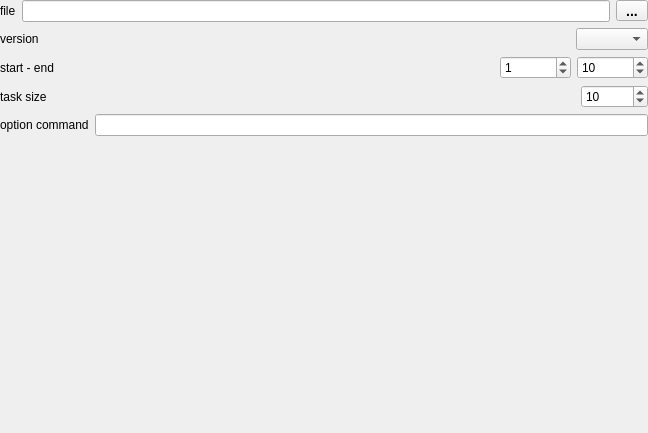
<?xml version="1.0" encoding="UTF-8"?>
<ui version="4.0">
 <class>TaskRedshiftWidget</class>
 <widget class="QWidget" name="TaskRedshiftWidget">
  <property name="geometry">
   <rect>
    <x>0</x>
    <y>0</y>
    <width>648</width>
    <height>433</height>
   </rect>
  </property>
  <property name="acceptDrops">
   <bool>true</bool>
  </property>
  <property name="windowTitle">
   <string>spool Redshift</string>
  </property>
  <layout class="QVBoxLayout" name="verticalLayout">
   <property name="leftMargin">
    <number>0</number>
   </property>
   <property name="topMargin">
    <number>0</number>
   </property>
   <property name="rightMargin">
    <number>0</number>
   </property>
   <property name="bottomMargin">
    <number>0</number>
   </property>
   <item>
    <layout class="QHBoxLayout" name="horizontalLayout_5">
     <item>
      <widget class="QLabel" name="label_3">
       <property name="text">
        <string>file</string>
       </property>
      </widget>
     </item>
     <item>
      <widget class="QLineEdit" name="lineEditFileName"/>
     </item>
     <item>
      <widget class="QPushButton" name="pushButtonFileNameRef">
       <property name="styleSheet">
        <string notr="true">QPushButton {
padding: 3px;
font: bold 14px;
padding-left: 5px;
padding-right: 5px;
min-width: 20px;
max-width: 20px;
min-height: 13px;
max-height: 13px;
}</string>
       </property>
       <property name="text">
        <string>...</string>
       </property>
      </widget>
     </item>
    </layout>
   </item>
   <item>
    <layout class="QHBoxLayout" name="horizontalLayout_10">
     <item>
      <widget class="QLabel" name="label_9">
       <property name="text">
        <string>version</string>
       </property>
      </widget>
     </item>
     <item>
      <spacer name="horizontalSpacer_7">
       <property name="orientation">
        <enum>Qt::Horizontal</enum>
       </property>
       <property name="sizeHint" stdset="0">
        <size>
         <width>40</width>
         <height>20</height>
        </size>
       </property>
      </spacer>
     </item>
     <item>
      <widget class="QComboBox" name="comboBoxVersion">
       <property name="enabled">
        <bool>true</bool>
       </property>
       <property name="editable">
        <bool>false</bool>
       </property>
       <property name="currentIndex">
        <number>-1</number>
       </property>
      </widget>
     </item>
    </layout>
   </item>
   <item>
    <layout class="QHBoxLayout" name="horizontalLayout">
     <item>
      <widget class="QLabel" name="label">
       <property name="text">
        <string>start - end</string>
       </property>
      </widget>
     </item>
     <item>
      <spacer name="horizontalSpacer">
       <property name="orientation">
        <enum>Qt::Horizontal</enum>
       </property>
       <property name="sizeHint" stdset="0">
        <size>
         <width>40</width>
         <height>20</height>
        </size>
       </property>
      </spacer>
     </item>
     <item>
      <widget class="QSpinBox" name="spinBoxStart">
       <property name="minimum">
        <number>-100000</number>
       </property>
       <property name="maximum">
        <number>1000000000</number>
       </property>
       <property name="value">
        <number>1</number>
       </property>
      </widget>
     </item>
     <item>
      <widget class="QSpinBox" name="spinBoxEnd">
       <property name="minimum">
        <number>-100000</number>
       </property>
       <property name="maximum">
        <number>1000000000</number>
       </property>
       <property name="value">
        <number>10</number>
       </property>
      </widget>
     </item>
    </layout>
   </item>
   <item>
    <layout class="QHBoxLayout" name="horizontalLayout_7">
     <item>
      <widget class="QLabel" name="label_6">
       <property name="text">
        <string>task size</string>
       </property>
      </widget>
     </item>
     <item>
      <spacer name="horizontalSpacer_4">
       <property name="orientation">
        <enum>Qt::Horizontal</enum>
       </property>
       <property name="sizeHint" stdset="0">
        <size>
         <width>40</width>
         <height>20</height>
        </size>
       </property>
      </spacer>
     </item>
     <item>
      <widget class="QSpinBox" name="spinBoxTaskSize">
       <property name="minimum">
        <number>1</number>
       </property>
       <property name="maximum">
        <number>1000000</number>
       </property>
       <property name="value">
        <number>10</number>
       </property>
      </widget>
     </item>
    </layout>
   </item>
   <item>
    <layout class="QHBoxLayout" name="horizontalLayout_3">
     <item>
      <widget class="QLabel" name="label_2">
       <property name="text">
        <string>option command</string>
       </property>
      </widget>
     </item>
     <item>
      <widget class="QLineEdit" name="lineEditOptionCommand"/>
     </item>
    </layout>
   </item>
   <item>
    <spacer name="verticalSpacer">
     <property name="orientation">
      <enum>Qt::Vertical</enum>
     </property>
     <property name="sizeHint" stdset="0">
      <size>
       <width>20</width>
       <height>40</height>
      </size>
     </property>
    </spacer>
   </item>
  </layout>
 </widget>
 <resources/>
 <connections/>
</ui>
